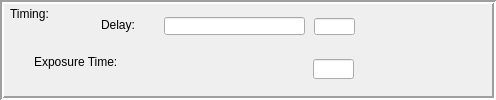
    <widget class="QFrame" name="frame_6">
     <property name="geometry">
      <rect>
       <x>6</x>
       <y>6</y>
       <width>496</width>
       <height>100</height>
      </rect>
     </property>
     <property name="frameShape">
      <enum>QFrame::Box</enum>
     </property>
     <property name="frameShadow">
      <enum>QFrame::Sunken</enum>
     </property>
     <property name="lineWidth">
      <number>2</number>
     </property>
     <widget class="caLabel" name="calabel_8">
      <property name="geometry">
       <rect>
        <x>34</x>
        <y>51</y>
        <width>141</width>
        <height>21</height>
       </rect>
      </property>
      <property name="text">
       <string>Exposure Time:</string>
      </property>
      <property name="textFormat">
       <enum>Qt::PlainText</enum>
      </property>
      <property name="alignment">
       <set>Qt::AlignLeading|Qt::AlignLeft|Qt::AlignVCenter</set>
      </property>
      <property name="background">
       <color alpha="0">
        <red>0</red>
        <green>0</green>
        <blue>0</blue>
       </color>
      </property>
     </widget>
     <widget class="caNumeric" name="caNumeric_0">
      <property name="geometry">
       <rect>
        <x>164</x>
        <y>42</y>
        <width>142</width>
        <height>50</height>
       </rect>
      </property>
      <property name="autoFillBackground">
       <bool>false</bool>
      </property>
      <property name="integerDigits" stdset="0">
       <number>4</number>
      </property>
      <property name="decimalDigits" stdset="0">
       <number>3</number>
      </property>
      <property name="digitsFontScaleEnabled">
       <bool>true</bool>
      </property>
      <property name="channel" stdset="0">
       <string notr="true">$(NAME):EXPOSURE</string>
      </property>
      <property name="foreground">
       <color>
        <red>0</red>
        <green>0</green>
        <blue>0</blue>
       </color>
      </property>
      <property name="background">
       <color>
        <red>236</red>
        <green>236</green>
        <blue>236</blue>
       </color>
      </property>
      <property name="precisionMode">
       <enum>caNumeric::User</enum>
      </property>
      <property name="fixedFormat">
       <bool>false</bool>
      </property>
      <property name="limitsMode">
       <enum>caNumeric::User</enum>
      </property>
      <property name="maxValue">
       <double>1000.000000000000000</double>
      </property>
      <property name="minValue">
       <double>0.000000000000000</double>
      </property>
     </widget>
     <widget class="caLineEdit" name="calineedit_9">
      <property name="geometry">
       <rect>
        <x>313</x>
        <y>59</y>
        <width>41</width>
        <height>20</height>
       </rect>
      </property>
      <property name="autoFillBackground">
       <bool>false</bool>
      </property>
      <property name="channel" stdset="0">
       <string notr="true">$(NAME):EXPOSURE.EGU</string>
      </property>
      <property name="background">
       <color>
        <red>200</red>
        <green>200</green>
        <blue>200</blue>
       </color>
      </property>
      <property name="colorMode">
       <enum>caLineEdit::Static</enum>
      </property>
     </widget>
     <widget class="caLabel" name="calabel_43">
      <property name="geometry">
       <rect>
        <x>101</x>
        <y>14</y>
        <width>71</width>
        <height>21</height>
       </rect>
      </property>
      <property name="text">
       <string>Delay:</string>
      </property>
      <property name="textFormat">
       <enum>Qt::AutoText</enum>
      </property>
      <property name="alignment">
       <set>Qt::AlignLeading|Qt::AlignLeft|Qt::AlignVCenter</set>
      </property>
      <property name="background">
       <color alpha="0">
        <red>0</red>
        <green>0</green>
        <blue>0</blue>
       </color>
      </property>
     </widget>
     <widget class="caTextEntry" name="caTextEntry_10">
      <property name="geometry">
       <rect>
        <x>164</x>
        <y>17</y>
        <width>141</width>
        <height>18</height>
       </rect>
      </property>
      <property name="channel" stdset="0">
       <string notr="true">$(NAME):DELAY</string>
      </property>
      <property name="foreground">
       <color>
        <red>139</red>
        <green>26</green>
        <blue>150</blue>
       </color>
      </property>
      <property name="background">
       <color>
        <red>236</red>
        <green>236</green>
        <blue>236</blue>
       </color>
      </property>
      <property name="colorMode">
       <enum>caLineEdit::Static</enum>
      </property>
      <property name="precisionMode">
       <enum>caLineEdit::User</enum>
      </property>
      <property name="limitsMode">
       <enum>caLineEdit::Channel</enum>
      </property>
      <property name="maxValue">
       <double>1.000000000000000</double>
      </property>
      <property name="minValue">
       <double>0.000000000000000</double>
      </property>
      <property name="fontScaleMode" stdset="0">
       <enum>caLineEdit::WidthAndHeight</enum>
      </property>
      <property name="formatType">
       <enum>caLineEdit::decimal</enum>
      </property>
     </widget>
     <widget class="caLabel" name="calabel_54">
      <property name="geometry">
       <rect>
        <x>10</x>
        <y>0</y>
        <width>91</width>
        <height>28</height>
       </rect>
      </property>
      <property name="text">
       <string>Timing:</string>
      </property>
      <property name="textFormat">
       <enum>Qt::AutoText</enum>
      </property>
      <property name="alignment">
       <set>Qt::AlignLeading|Qt::AlignLeft|Qt::AlignVCenter</set>
      </property>
      <property name="background">
       <color alpha="0">
        <red>0</red>
        <green>0</green>
        <blue>0</blue>
       </color>
      </property>
     </widget>
     <widget class="caLineEdit" name="calineedit_47">
      <property name="geometry">
       <rect>
        <x>314</x>
        <y>18</y>
        <width>41</width>
        <height>17</height>
       </rect>
      </property>
      <property name="autoFillBackground">
       <bool>false</bool>
      </property>
      <property name="channel" stdset="0">
       <string notr="true">$(NAME):DELAY.EGU</string>
      </property>
      <property name="background">
       <color>
        <red>200</red>
        <green>200</green>
        <blue>200</blue>
       </color>
      </property>
      <property name="colorMode">
       <enum>caLineEdit::Static</enum>
      </property>
     </widget>
    </widget>
